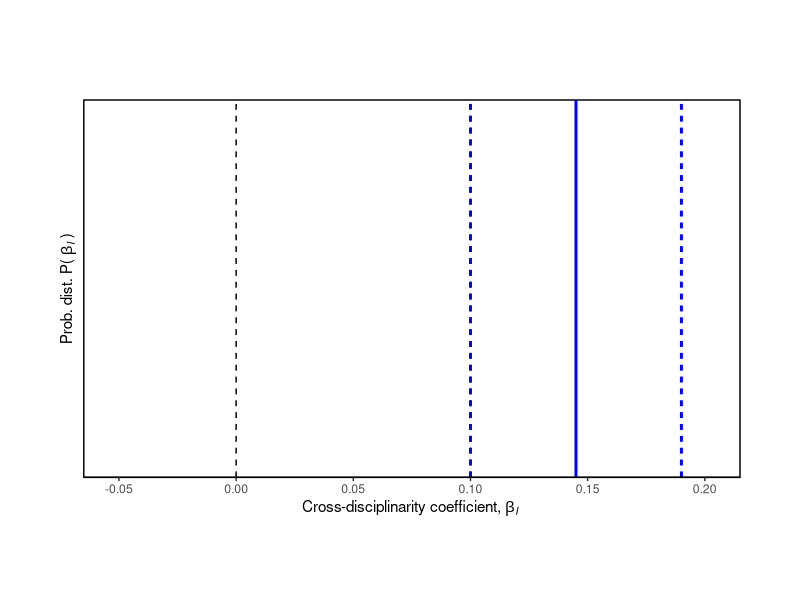

Source code (R):
library(ggplot2, warn.conflicts=F)

# beta[I] vline
df_vline <- data.frame(matrix(ncol = 3, nrow = 0))
colnames(df_vline) <- c("xval","color","type")
df_vline <- rbind(df_vline, data.frame(xval=0.10, color="blue" , type="line"))
df_vline <- rbind(df_vline, data.frame(xval=0.145, color="blue" , type="dashed"))
df_vline <- rbind(df_vline, data.frame(xval=0.19, color="blue" , type="line"))

# Dummy data
x_temp = seq(0.0,0.2,0.01)
y_temp = seq(0.0,0.2,0.01)
df = data.frame(x_temp,y_temp)

# Plot 5C
fig5C <- ggplot(df, aes(x=x_temp, y=y_temp)) +
  geom_vline(xintercept=c(0.0,0.10), linetype="dashed") +
  geom_vline(data = df_vline, aes(xintercept = xval, linetype = df_vline$type), 
             color = df_vline$color, lwd = 1, show.legend = F) +
  scale_x_continuous(expand = c(-0.10, 0), breaks = seq(-0.05,0.20,0.05)) +
  scale_y_continuous(expand = c(0, 0), breaks = seq(0.0,0.12,0.04)) +
  coord_cartesian(xlim = c(-0.10, 0.25), ylim = c(0.0, 0.15), clip = 'off') +
  xlab(expression("Cross-disciplinarity coefficient,"~beta[italic("I")]~"")) +
  ylab(expression("Prob. dist. P("~beta[italic("I")]~")")) +
  theme(axis.line = element_line(colour = "black"),
        panel.background = element_blank(),
        panel.border = element_rect(colour = "black", fill=NA, size=.5),
        plot.margin = unit(c(5,3,4,3), "lines"))
fig5C